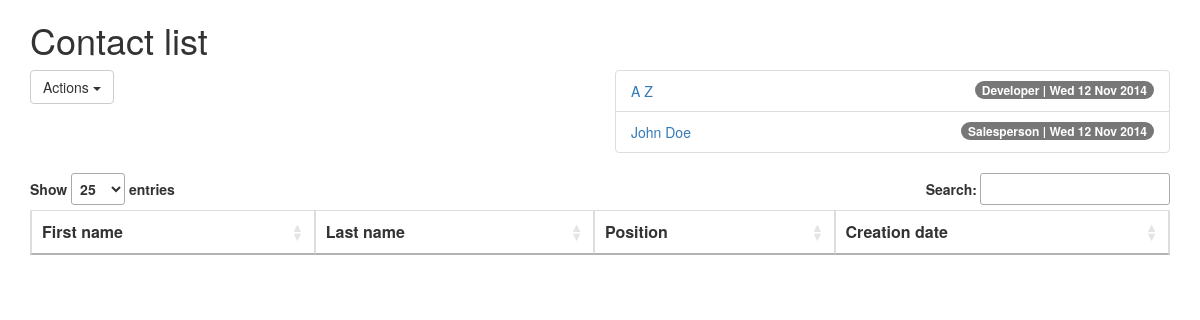
The page /contacts/ on the database as committed earlier.
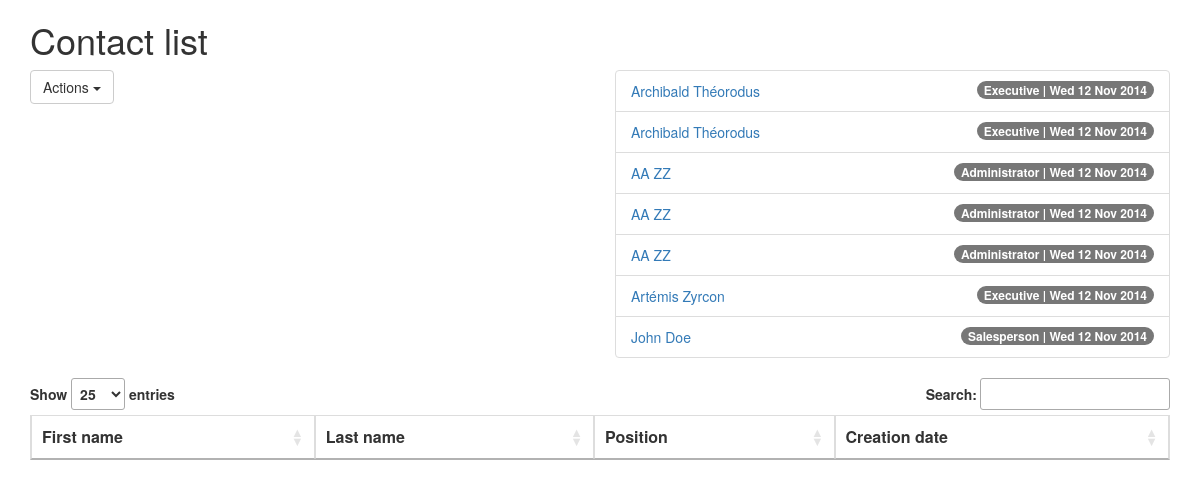
The same page on the database as committed later.
### contacts/models.py (models this page shows, shortened)
class Contact(models.Model):
    first_name = models.CharField(max_length=32)
    last_name = models.CharField(max_length=32)
    position = models.ForeignKey(Position)
    create_date = models.DateTimeField('date created', auto_now_add=True)

class Position(models.Model):
    name = models.CharField(max_length=32)

### contacts/views.py (the view)
def index(request):
    return render(
        request,
        "index.html",
        {
            "contacts": Contact.objects.all().order_by("-create_date")
        },
    )

### contacts/templates/index.html (shortened to what this page needs)
{% load bootstrap3 %}
{% bootstrap_css %}
    <link rel="stylesheet" type="text/css" href="//cdn.datatables.net/1.10.0/css/jquery.dataTables.css" />
    <link rel="stylesheet" type="text/css" href="//cdn.datatables.net/plug-ins/9dcbecd42ad/integration/bootstrap/3/dataTables.bootstrap.css" />
<div class="container">
    <div class="row">
        <div class="col-md-12">
            <h1>Contact list</h1>
        </div>
        <div class="col-md-6">
            <div class="dropdown">
                <button class="btn btn-default dropdown-toggle" type="button" id="MenuContactActions" data-toggle="dropdown">
                    Actions
                    <span class="caret"></span>
                </button>
            </div>
        </div>
        <div class="col-md-6">
            {% if contacts %}
                <ul class="list-group">
                {% for contact in contacts %}
                    <li class="list-group-item">
                        <span class="badge">{{ contact.position.name }} | {{ contact.create_date|date:"D d M Y" }}</span>
                        <a href="/contacts/{{ contact.id }}/">{{ contact.first_name }} {{ contact.last_name }}</a></li>
                {% endfor %}
                </ul>
            {% else %}
                <p>No contacts are available.</p>
            {% endif %}
        </div>
        <div class="col-md-12">
            <table id="datatable" class="table table-striped table-bordered">
                <thead>
                    <th>First name</th>
                    <th>Last name</th>
                    <th>Position</th>
                    <th>Creation date</th>
                </thead>
            </table>
        </div>
    </div>
</div>

Rows that differ between the two databases and show on the page:
added Contact: position.name "Executive", create_date "Wed 12 Nov 2014", first_name "Archibald", last_name "Théorodus"
added Contact: position.name "Executive", create_date "Wed 12 Nov 2014", first_name "Archibald", last_name "Théorodus"
added Contact: position.name "Administrator", create_date "Wed 12 Nov 2014", first_name "AA", last_name "ZZ"
added Contact: position.name "Administrator", create_date "Wed 12 Nov 2014", first_name "AA", last_name "ZZ"
added Contact: position.name "Administrator", create_date "Wed 12 Nov 2014", first_name "AA", last_name "ZZ"
changed Contact: position.name "Developer" → "Executive"; first_name "A" → "Artémis"; last_name "Z" → "Zyrcon"
